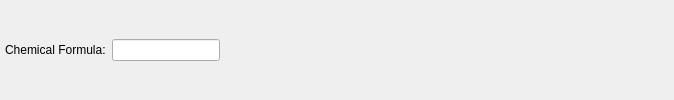
              <widget class="QWidget" name="page_3">
               <layout class="QHBoxLayout" name="horizontalLayout_5">
                <property name="leftMargin">
                 <number>5</number>
                </property>
                <property name="topMargin">
                 <number>5</number>
                </property>
                <property name="rightMargin">
                 <number>5</number>
                </property>
                <property name="bottomMargin">
                 <number>5</number>
                </property>
                <item>
                 <widget class="QLabel" name="lbCanChemicalFormula">
                  <property name="text">
                   <string>Chemical Formula:</string>
                  </property>
                 </widget>
                </item>
                <item>
                 <widget class="QLineEdit" name="leCanChemicalFormula">
                  <property name="sizePolicy">
                   <sizepolicy hsizetype="Preferred" vsizetype="Fixed">
                    <horstretch>0</horstretch>
                    <verstretch>0</verstretch>
                   </sizepolicy>
                  </property>
                 </widget>
                </item>
                <item>
                 <widget class="QLabel" name="valCanChemicalFormula">
                  <property name="sizePolicy">
                   <sizepolicy hsizetype="Fixed" vsizetype="Preferred">
                    <horstretch>0</horstretch>
                    <verstretch>0</verstretch>
                   </sizepolicy>
                  </property>
                  <property name="text">
                   <string/>
                  </property>
                 </widget>
                </item>
                <item>
                 <spacer name="horizontalSpacer_6">
                  <property name="orientation">
                   <enum>Qt::Horizontal</enum>
                  </property>
                  <property name="sizeType">
                   <enum>QSizePolicy::MinimumExpanding</enum>
                  </property>
                  <property name="sizeHint" stdset="0">
                   <size>
                    <width>436</width>
                    <height>20</height>
                   </size>
                  </property>
                 </spacer>
                </item>
               </layout>
              </widget>
